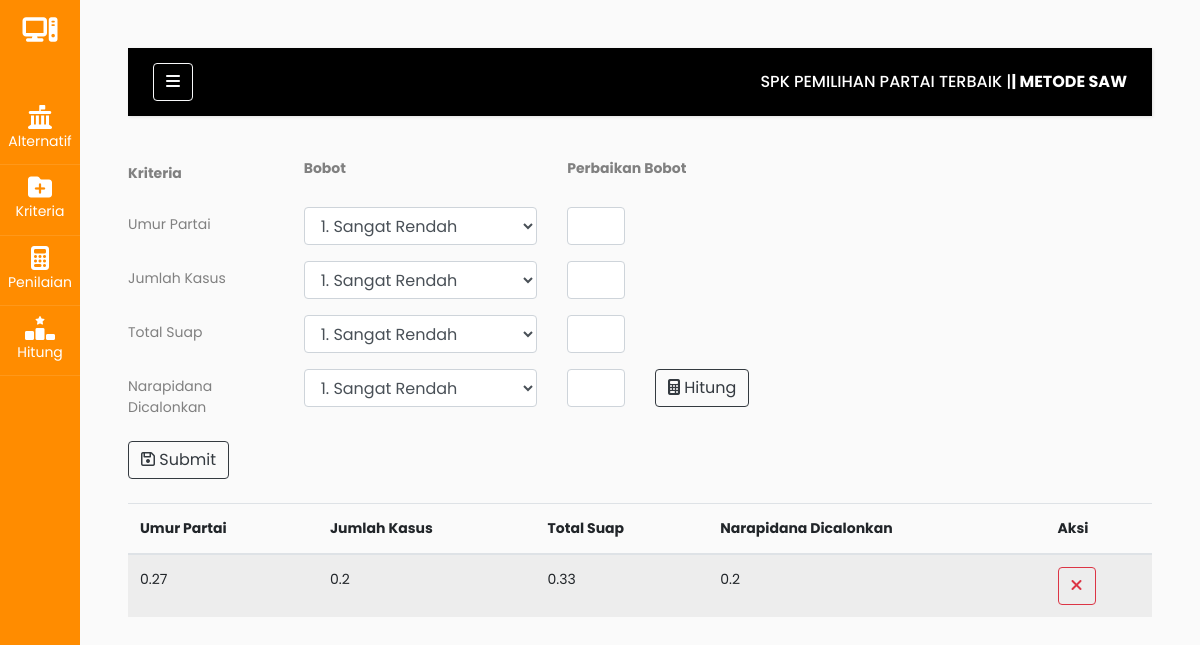
Page /kriteria.php on the committed database.
### tables this page shows
CREATE TABLE `saw_kriteria` (
  `no` int(11) NOT NULL,
  `peringkat` float NOT NULL,
  `ukuran` float NOT NULL,
  `unduhan` float NOT NULL,
  `aktif` float NOT NULL
);

### kriteria.php (the view, shortened to what this page needs)
<!doctype html>
<html lang="en">
<?php
include 'components/head.php';
?>
<body>
  <div class="wrapper d-flex align-items-stretch">
    <?php
    include 'components/sidebar.php';
    ?>
    <div id="content" class="pl-3 p-md-5">
      <?php
      include 'components/navbar.php';
      ?>
      <section id="main-content">
        <section class="wrapper">
          <?php
          include 'koneksi.php';
          ?>
          <form class="form-validate form-horizontal" id="register_form" method="post" action="">
            <div class="form-group row">
              <label class="col-sm-2 col-form-label"><b>Kriteria</b></label>
              <div class="col-sm-3">
                <label><b>Bobot</b></label>
              </div>
              <div class="col-sm-2">
                <label><b>Perbaikan Bobot</b></label>
              </div>
            </div>
            <div class="form-group row">
              <label class="col-sm-2 col-form-label">Umur Partai</label>
              <div class="col-sm-3">
                <select class="form-control" name="peringkat_param" id="peringkat_param">
                  <option>1. Sangat Rendah</option>
                </select>
              </div>
              <div class="col-sm-1">
                <input type="text" class="form-control" name="peringkat" id="peringkat">
              </div>
            </div>
            <div class="form-group row">
              <label class="col-sm-2 col-form-label">Jumlah Kasus</label>
              <div class="col-sm-3">
                <select class="form-control" name="ukuran_param" id="ukuran_param">
                  <option>1. Sangat Rendah</option>
                </select>
              </div>
              <div class="col-sm-1">
                <input type="text" class="form-control" name="ukuran" id="ukuran">
              </div>
            </div>
            <div class="form-group row">
              <label class="col-sm-2 col-form-label">Total Suap</label>
              <div class="col-sm-3">
                <select class="form-control" name="unduhan_param" id="unduhan_param">
                  <option>1. Sangat Rendah</option>
                </select>
              </div>
              <div class="col-sm-1">
                <input type="text" class="form-control" name="unduhan" id="unduhan">
              </div>
            </div>
            <div class="form-group row">
              <label class="col-sm-2 col-form-label">Narapidana Dicalonkan</label>
              <div class="col-sm-3">
                <select class="form-control" name="aktif_param" id="aktif_param">
                  <option>1. Sangat Rendah</option>
                </select>
              </div>
              <div class="col-sm-1">
                <input type="text" class="form-control" name="aktif" id="aktif">
              </div>
              <div class="col-sm-2">
                <button class="btn btn-outline-dark" type="button" id="hitung" onclick="fungsiku()" name="hitung"><i class="fa fa-calculator"></i> Hitung</button>
              </div>
            </div>
            <div class="mb-4">
              <button class="btn btn-outline-dark" type="submit" name="submit"><i class="fa fa-save"></i> Submit</button>
            </div>
          </form>
          <table class="table table-striped">
            <thead>
              <tr>
                <th>Umur Partai</th>
                <th>Jumlah Kasus</th>
                <th>Total Suap</th>
                <th>Narapidana Dicalonkan</th>
                <th>Aksi</th>
              </tr>
            </thead>
            <?php
            $sql = "SELECT * FROM saw_kriteria";
            $hasil = $conn->query($sql);
            $rows = $hasil->num_rows;
            if ($rows > 0) {
              while ($row = $hasil->fetch_row()) {
            ?>
                <tr>
                  <td><?= $row[1] ?></td>
                  <td><?= $row[2] ?></td>
                  <td><?= $row[3] ?></td>
                  <td ><?= $row[4] ?></td>
                  <td>
                    <div class="btn-group">
                      <a class="btn btn-outline-danger" href="kriteria_hapus.php?id=<?= $row[0] ?>"><i class="fa fa-close"></i></a>
                    </div>
                  </td>
                </tr>
            <?php }
            } else {
              echo "<tr>
                  <td>Data Tidak Ada</td>
              <tr>";
            } ?>
          </table>
        </section>
      </section>
    </div>
  </div>
</body>
</html>

### rows in the picture
saw_kriteria: peringkat "0.27", ukuran "0.2", unduhan "0.33", aktif "0.2"
